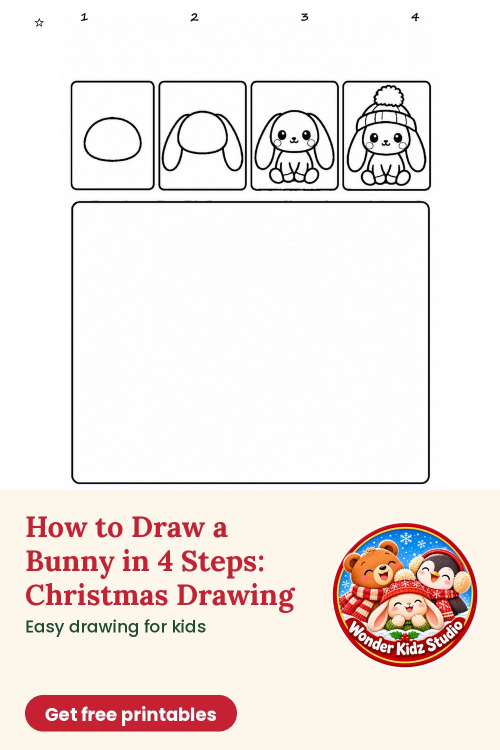
#> input picture wonder-kidz-studio/posts_w2/17_draw_juniper/pin.jpg, 1000 x 1500 px, given in place of front_x3.png, which was not available (shown at 1/2 size)
$ python cover.py 5 1.0
#> lines starting #> are read from the running program, lines starting #| are printed output that depends on the picture
"""Full-wrap paperback cover for B&N Press: back | spine | front, 8.5x11 trim, 0.125" bleed, 300 dpi.
Usage: python3 cover.py <pages> [inches_per_page]"""
import sys, io, qrcode
import pymupdf as fitz
from PIL import Image, ImageDraw, ImageFont, ImageFilter
import random

PAGES = int(sys.argv[1]) if len(sys.argv) > 1 else 60
PER = float(sys.argv[2]) if len(sys.argv) > 2 else 0.0025
DPI, TW, TH, BL = 300, 8.5, 11, 0.125
SP = PAGES * PER
W, H = round((2 * TW + SP + 2 * BL) * DPI), round((TH + 2 * BL) * DPI)
px = lambda inch: round(inch * DPI)
G = "/usr/share/fonts/truetype/google-fonts/"
F = lambda n, s: ImageFont.truetype(G + n, s)
NAVY, NAVY2, CREAM, RED, GOLD, GREEN, INK = "#13325e", "#0c2140", "#FCF6EB", "#C62033", "#FFD257", "#1C4A33", "#1F2433"

c = Image.new("RGB", (W, H), NAVY)
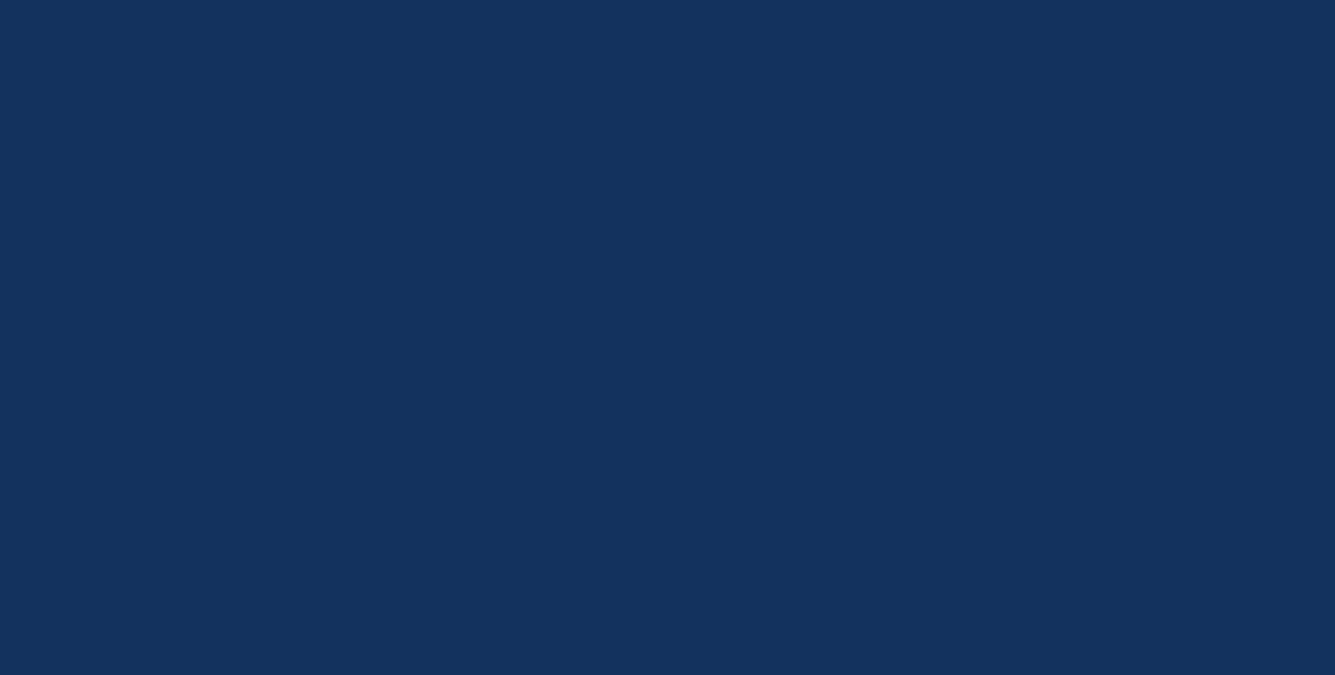
#> c: PIL image 6675x3375 RGB (shown at 1/5 size); mean R, G, B 19, 50, 94
# night-sky gradient + snow on back and spine
grad = Image.new("L", (1, H))
for y in range(H): grad.putpixel((0, y), int(255 * y / H))
c.paste(Image.new("RGB", (W, H), NAVY2), (0, 0), grad.resize((W, H)))
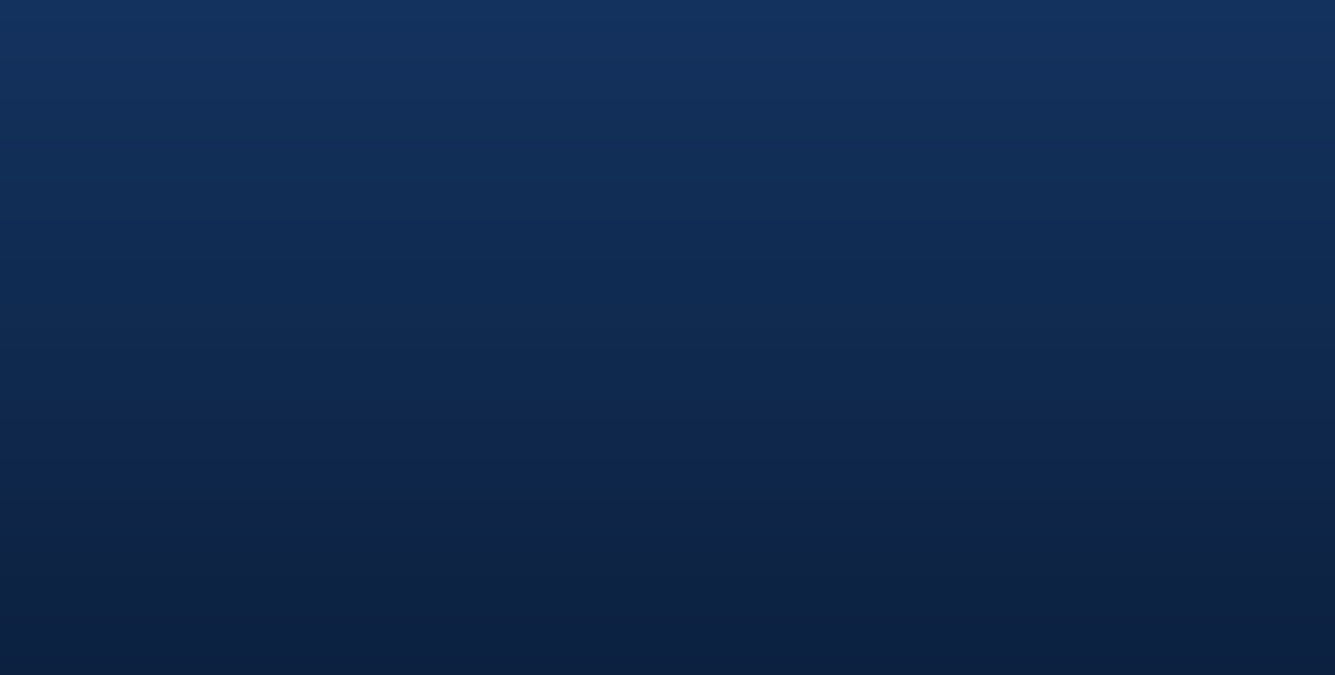
#> c: PIL image 6675x3375 RGB (shown at 1/5 size); mean R, G, B 15.5, 41.5, 79.1
d = ImageDraw.Draw(c)
random.seed(7)
back_w = px(BL + TW)
for _ in range(380):
    x, y, r = random.randint(0, back_w + px(SP)), random.randint(0, H), random.choice([2, 2, 3, 3, 4])
    d.ellipse((x - r, y - r, x + r, y + r), fill=(255, 255, 255, ))

# front cover (upscaled art), scaled to cover the front panel incl. bleed
import os
front = Image.open(os.environ.get("FRONT", "front_x3.png")).convert("RGB")
#> front is the input picture: PIL image 1000x1500 RGB; mean R, G, B 242.2, 233, 229.8
fw, fh = px(TW + BL), px(TH + 2 * BL)
s = max(fw / front.width, fh / front.height)
#> s = 2.59
front = front.resize((round(front.width * s), round(front.height * s)), Image.LANCZOS)
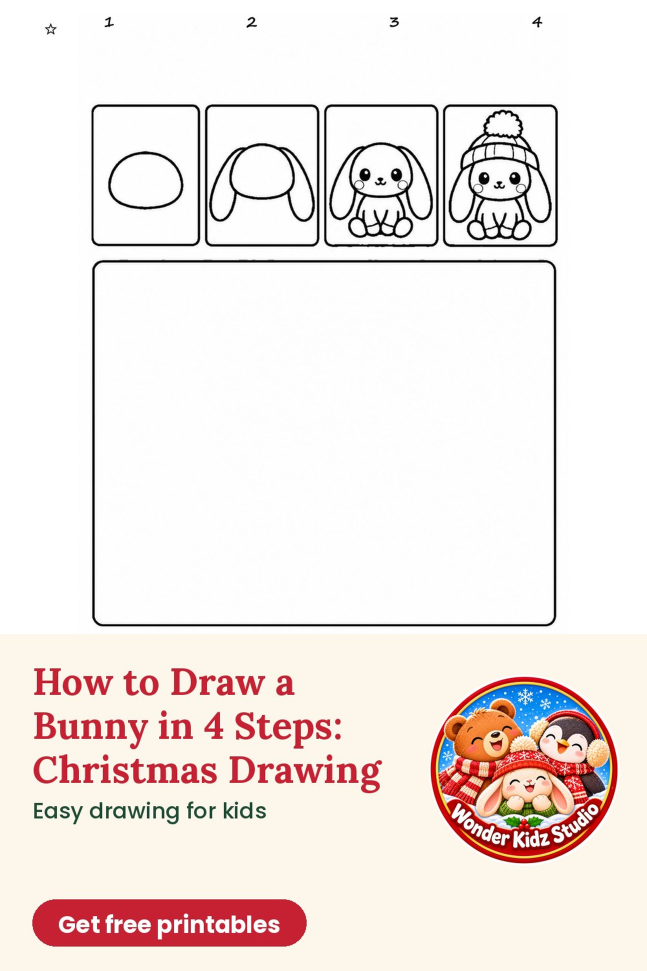
#> front: PIL image 2588x3882 RGB (shown at 1/4 size); mean R, G, B 242.2, 233, 229.8
ox, oy = (front.width - fw) // 2, (front.height - fh) // 2
#> ox = 0; oy = 253
c.paste(front.crop((ox, oy, ox + fw, oy + fh)), (W - fw, 0))
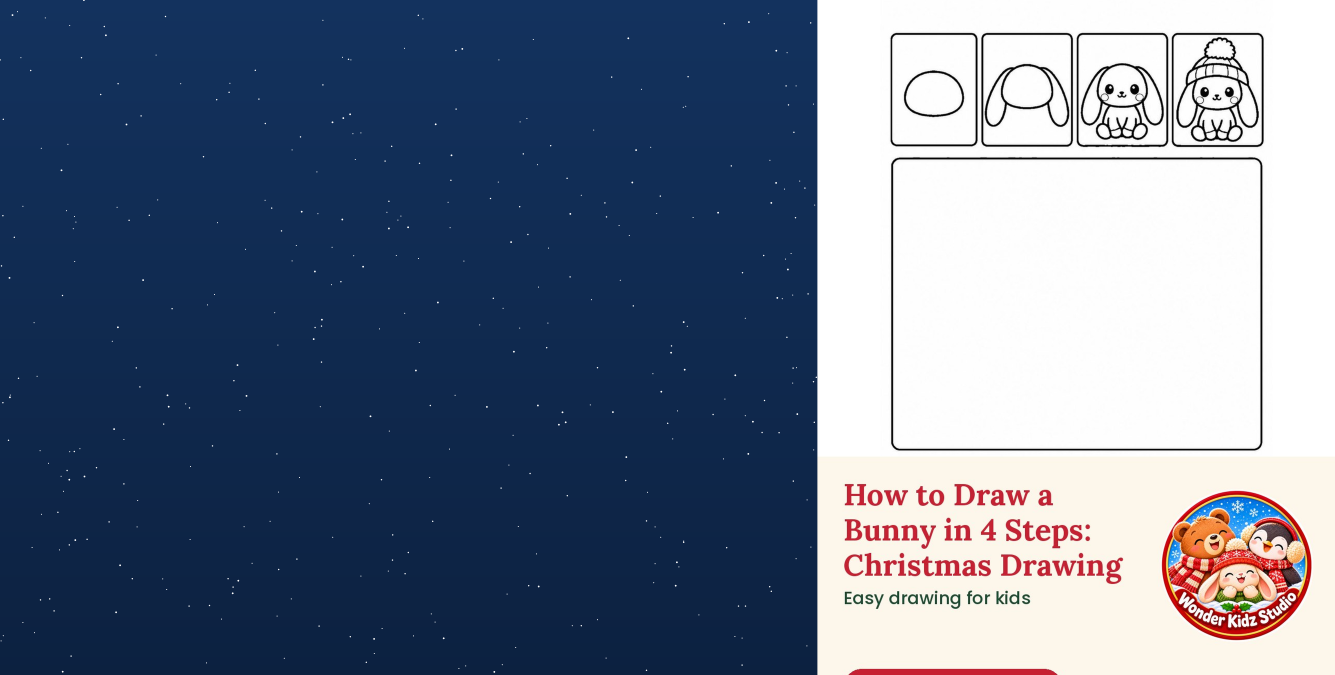
#> c: PIL image 6675x3375 RGB (shown at 1/5 size); mean R, G, B 103.3, 116.2, 137.9

# ---- back cover (safe area: 0.375" from trim) ----
L, R = px(BL + 0.5), px(BL + TW - 0.5)
cw = R - L
def center(text, font, y, fill, maxw=cw, lh=1.25):
#> called with y = 188, fill = '#FFD257', maxw = 2250, lh = 1.12
    words, line, out = text.split(), "", []
    for w_ in words:
        t = (line + " " + w_).strip()
        if d.textlength(t, font=font) <= maxw: line = t
        else: out.append(line); line = w_
#> after the loop, out = ['Find a golden star every day until']
    out.append(line)
    for ln in out:
        d.text((L + (cw - d.textlength(ln, font=font)) / 2, y), ln, font=font, fill=fill); y += int(font.size * lh)
#> this loop made 2 passes
#> (ln, y) on passes 1 to 2: ('Find a golden star every day until', 331), ('Christmas!', 474)
#> after the loop, y = 474
    return y

y = px(BL + 0.5)
y = center("Find a golden star every day until Christmas!", F("Lora-Variable.ttf", 128), y, GOLD, lh=1.12) + 40
#> y = 514
y = center("On the first day of December, Grandma Owl gives Pip, Juniper and Waddles a little glass lantern. "
           "Every day until Christmas, one golden star appears somewhere in Snuggle Woods. "
           "Can your child help them find all 25 stars?", F("Poppins-Regular.ttf", 54), y, "white", lh=1.42) + 50
#> the loop in center (call 2), `for ln in out:` made 3 passes
#> y on passes 1 to 3: 590, 666, 742
#> y = 792

# feature panel
items = ["25 short read-aloud stories, one for each day until Christmas",
         "25 pictures to color, with a golden star to spot",
         "25 activities: crafts, games and puzzles",
         "25 kindness missions to share with family and friends",
         "Star tracker, paper chain strips, answer key and a certificate"]
fi = F("Poppins-Medium.ttf", 50)
ph = 80 + len(items) * 92
d.rounded_rectangle((L, y, R, y + ph), 40, fill=CREAM)
yy = y + 38
#> yy = 830
for it in items:
    d.text((L + 50, yy - 4), "★", font=F("Poppins-Bold.ttf", 44), fill=RED) if False else None
    d.ellipse((L + 52, yy + 18, L + 80, yy + 46), fill=RED)
    d.text((L + 100, yy), it, font=fi, fill=INK); yy += 92
#> this loop made 5 passes
#> yy on passes 1 to 5: 922, 1014, 1106, 1198, 1290
#> after the loop, yy = 1290
y += ph + 60
#> y = 1392

# sample pages
#> (the run stopped early here; a loop or call above may not have finished)

$ run again, on wonder-kidz-studio/samples/c41_lineart.png
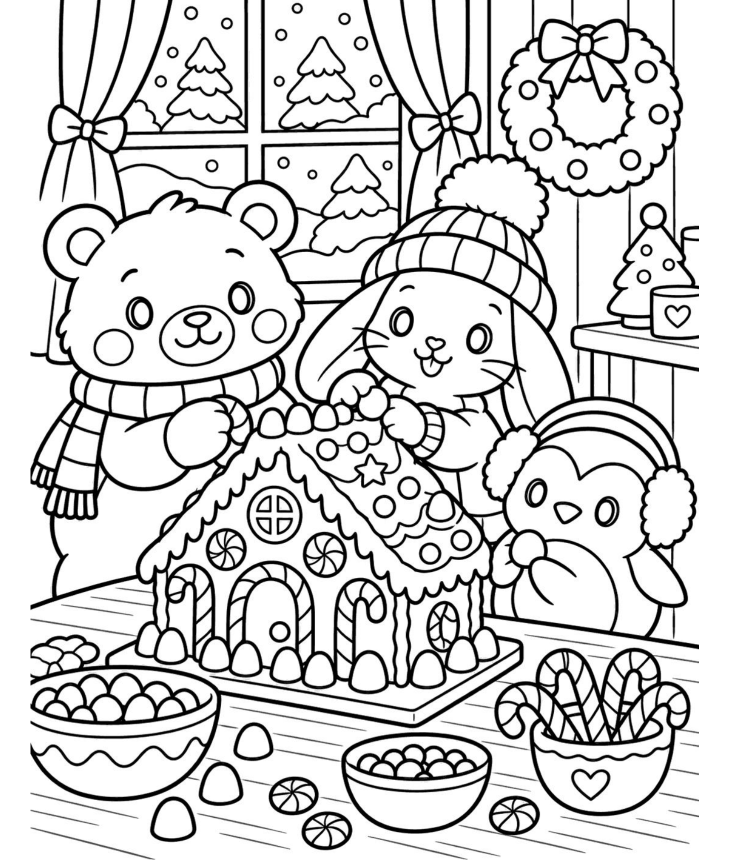
#> input picture wonder-kidz-studio/samples/c41_lineart.png, 1460 x 1720 px, given in place of front_x3.png, which was not available (shown at 1/2 size)
#> front is the input picture: PIL image 1460x1720 RGB; min 0, max 255, mean 211.6
#> `front = front.resize((round(front.width * s), round(front.height * s))..`:
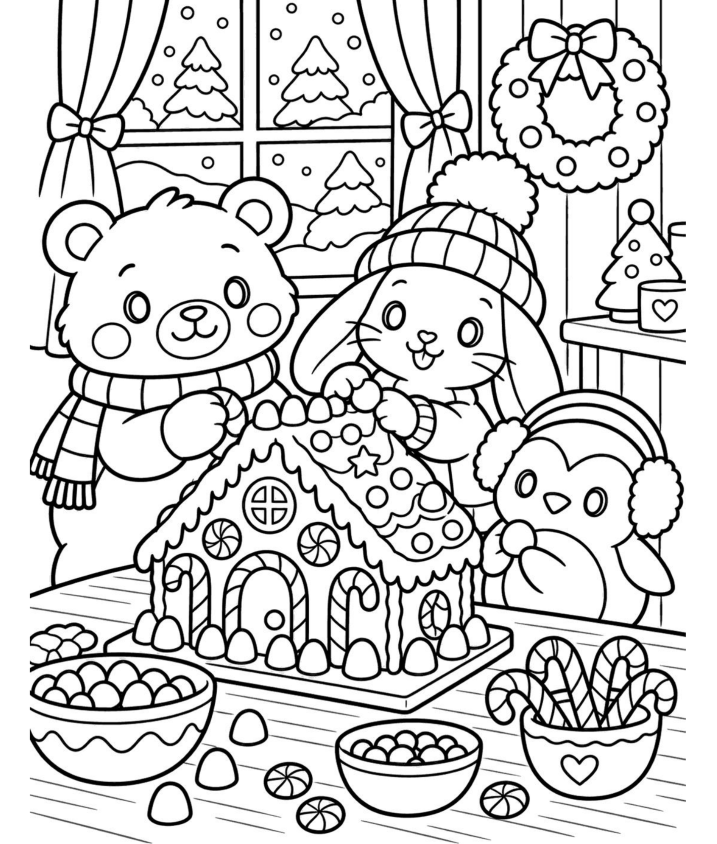
#> front: PIL image 2865x3375 RGB (shown at 1/4 size); min 0, max 255, mean 211.6
#> `c.paste(front.crop((ox, oy, ox + fw, oy + fh)), (W - fw, 0))`:
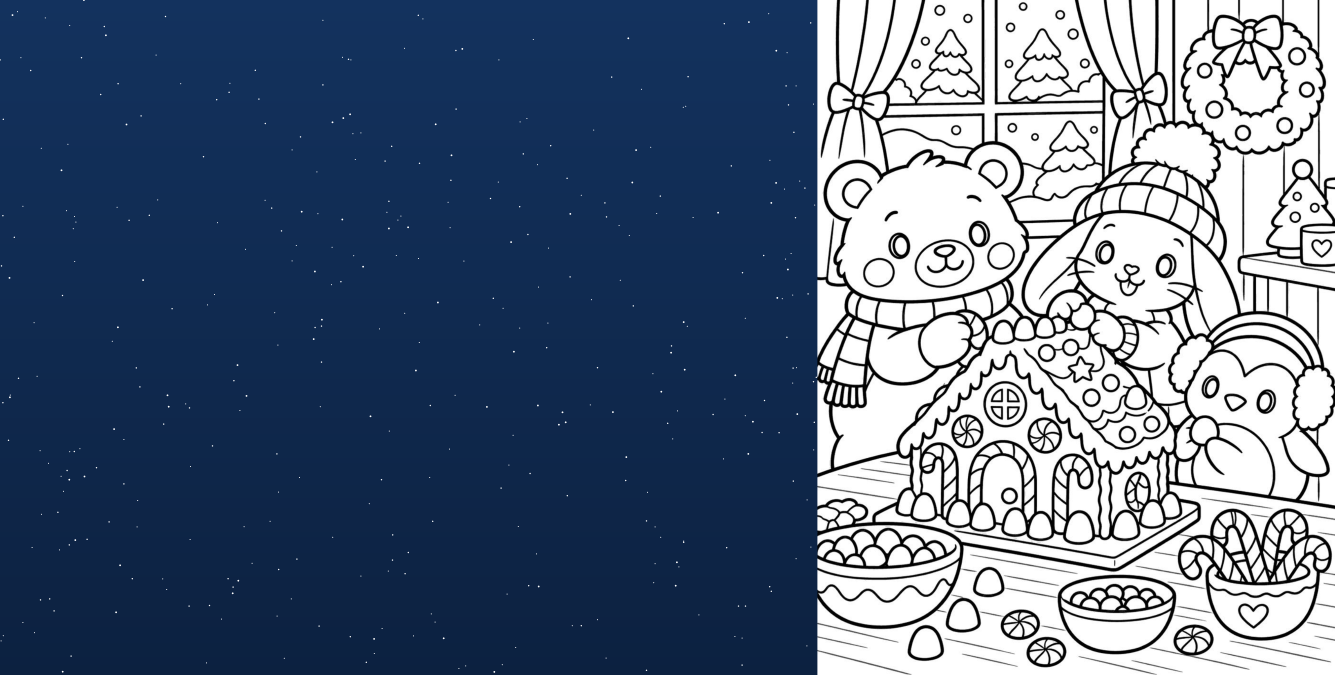
#> c: PIL image 6675x3375 RGB (shown at 1/5 size); mean R, G, B 90, 105.9, 128.8
#> after the loop in center, `for w_ in words:`: out = ['Find a golden star every day until']
#> the loop in center, `for ln in out:` made 2 passes
#> (ln, y) on passes 1 to 2: ('Find a golden star every day until', 331), ('Christmas!', 474)
#> after the loop in center, `for ln in out:`: y = 474
#> `y = center("Find a golden star every day until Christmas!", F("Lora-Va..`: y = 514
#> the loop in center (call 2), `for ln in out:` made 3 passes
#> y on passes 1 to 3: 590, 666, 742
#> `y = center("On the first day of December, Grandma Owl gives Pip, Junip..`: y = 792
#> `yy = y + 38`: yy = 830
#> the loop `for it in items:` made 5 passes
#> yy on passes 1 to 5: 922, 1014, 1106, 1198, 1290
#> after the loop `for it in items:`: yy = 1290
#> `y += ph + 60`: y = 1392
